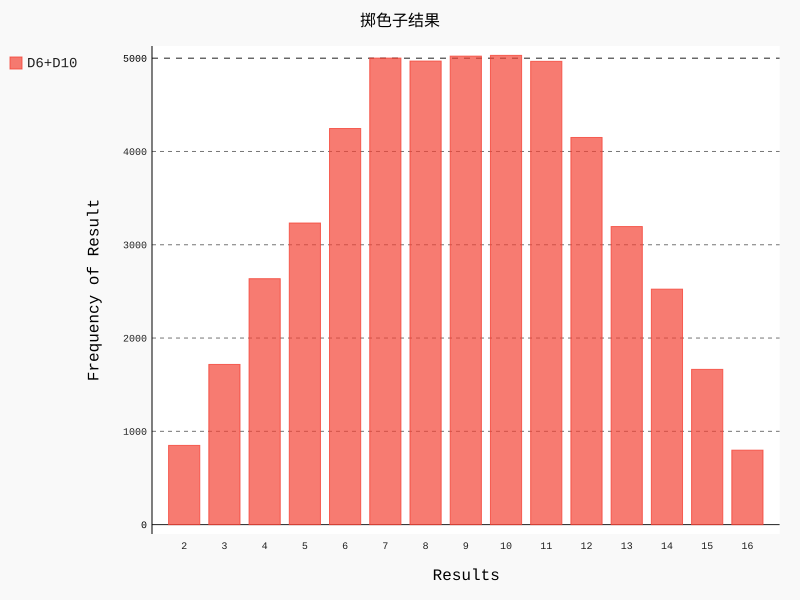

The Python source for this figure:
from die import Die
import pygal

die_1 = Die()
die_2 = Die(10)

results = []

for roll_num in range(50000):
    result = die_1.roll() + die_2.roll()
    results.append(result)

# 分析结果
frequencies = []
max_result = die_1.num_sides + die_2.num_sides
for value in range(2, max_result + 1):
    frequency = results.count(value)
    frequencies.append(frequency)

# 对结果可视化
hist = pygal.Bar()

hist.title = "掷色子结果"
hist.x_labels = range(2, max_result + 1)
hist.x_title = "Results"
hist.y_title = "Frequency of Result"

hist.add('D6+D10', frequencies)
hist.render_to_file('./05数据可视化/die_visual.svg')
